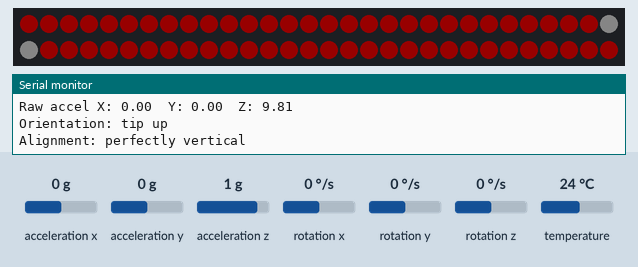
Simulated run of this sketch. Board: Seeed XIAO ESP32-C3. On the bench: 60 RGB LEDs in strip order, left to right, continuing on the next row, the last lines printed to the serial monitor. Inputs (shaded band) come from the test bench; at power-on: acceleration x 0 g, acceleration z 1 g, acceleration y 0 g, rotation x 0 °/s, rotation y 0 °/s, rotation z 0 °/s, temperature 24 °C. Dim RGB values are drawn brighter than linear.

Above: at 1.2 s.
1.3 s: acceleration x set to -1.4 g
At 2.3 s:
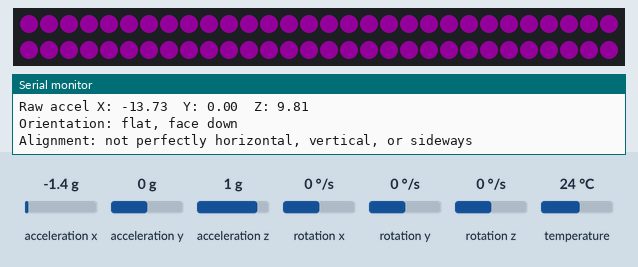
2.8 s: acceleration z set to 0 g
At 3.4 s:
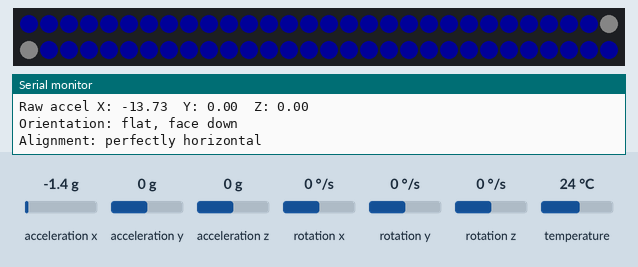
4.4 s: acceleration x set to 0 g
At 4.9 s:
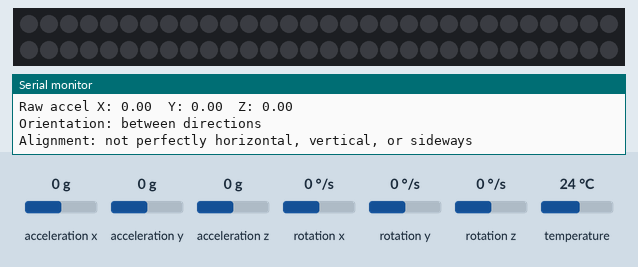
5.9 s: acceleration y set to -1.4 g
At 7.1 s:
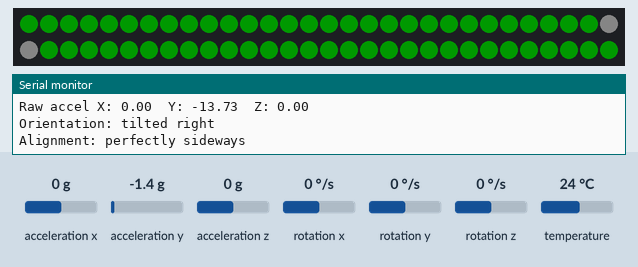
7.4 s: acceleration z set to 0.8 g
At 8.6 s:
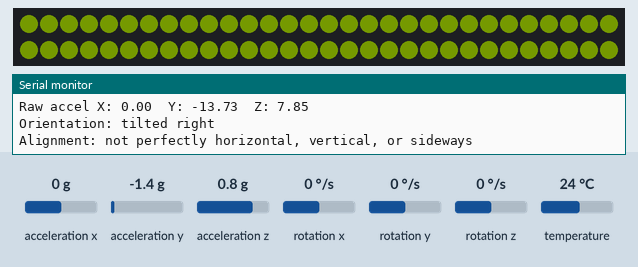
8.9 s: acceleration x set to 0.8 g
At 9.7 s:
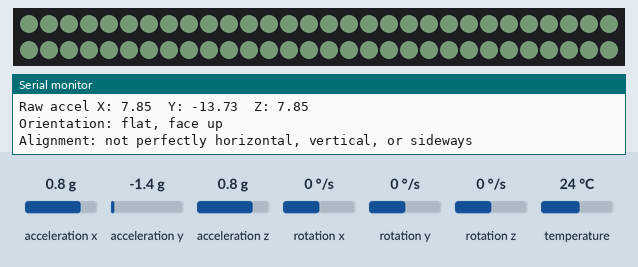
Timing chart, 0 to 11.5 s (numbered marks = the images above; inputs shaded):
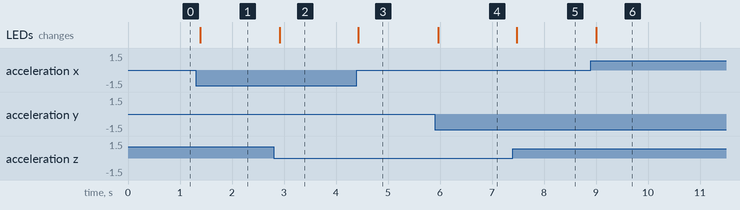

The sketch:

step_13c_orientation_colors.ino
```cpp
// SPECIAL 13C: Orientation Colors
//
// WIRING DIAGRAM
// XIAO ESP32-C3 D8  -> NeoPixel DIN
// XIAO ESP32-C3 5V/VBUS -> NeoPixel 5V
// XIAO ESP32-C3 GND -> NeoPixel GND
// XIAO ESP32-C3 D0  -> MPU6050 SCL
// XIAO ESP32-C3 D10 -> MPU6050 SDA
// XIAO ESP32-C3 3V3 -> MPU6050 VCC
// XIAO ESP32-C3 GND -> MPU6050 GND
//
// The blade color changes with orientation.
// The middle two LEDs turn white when the saber is held very cleanly
// horizontal or vertical.

#include <Adafruit_MPU6050.h>
#include <Adafruit_NeoPixel.h>
#include <Adafruit_Sensor.h>
#include <Wire.h>

#define USE_SUPER_MINI_PINS 0

#if USE_SUPER_MINI_PINS
const int LED_STRIP_PIN = 2;
const int GYRO_SCL_PIN = 5;
const int GYRO_SDA_PIN = 4;
#else
const int LED_STRIP_PIN = D8;
const int GYRO_SCL_PIN = D0;
const int GYRO_SDA_PIN = D10;
#endif

enum AxisName {
  AXIS_X,
  AXIS_Y,
  AXIS_Z
};

enum OrientationState {
  FACE_UP_STATE,
  FACE_DOWN_STATE,
  RIGHT_STATE,
  LEFT_STATE,
  TIP_DOWN_STATE,
  TIP_UP_STATE,
  BETWEEN_STATE
};

const int LED_COUNT = 60;
const int SAFE_BRIGHTNESS = 25;
const float ORIENTATION_THRESHOLD = 7.0;
const float ALIGNMENT_THRESHOLD = 2.0;
const AxisName SABER_RIGHT_AXIS = AXIS_Y;
const AxisName SABER_TIP_AXIS = AXIS_Z;
const AxisName SABER_UP_AXIS = AXIS_X;
const int SABER_RIGHT_SIGN = -1;
const int SABER_TIP_SIGN = -1;
const int SABER_UP_SIGN = 1;

Adafruit_MPU6050 mpu;
Adafruit_NeoPixel strip(LED_COUNT, LED_STRIP_PIN, NEO_GRBW + NEO_KHZ800);

float getMappedAxis(float x, float y, float z, AxisName axisName, int axisSign);
OrientationState getOrientationState(float saberRight, float saberTip, float saberUp);
bool isPerfectHorizontal(float saberRight, float saberTip, float saberUp);
bool isPerfectVertical(float saberRight, float saberTip, float saberUp);
bool isPerfectSideways(float saberRight, float saberTip, float saberUp);
void showOrientationColor(OrientationState orientationState, bool showCenterWhite, uint32_t colorValue);
void fillBlade(uint32_t colorValue);
void setMiddleWhite();
void printOrientation(OrientationState orientationState, bool perfectHorizontal, bool perfectVertical, bool perfectSideways);
void printRawAcceleration(float x, float y, float z);
uint32_t getMixedOrientationColor(float saberRight, float saberTip, float saberUp);

void setup() {
  Serial.begin(115200);
  Wire.begin(GYRO_SDA_PIN, GYRO_SCL_PIN);

  strip.begin();
  strip.setBrightness(SAFE_BRIGHTNESS);
  strip.clear();
  strip.show();

  if (!mpu.begin()) {
    Serial.println("MPU6050 not found. Check wiring.");
    while (true) {
      delay(10);
    }
  }

  Serial.println("Orientation color demo ready.");
}

void loop() {
  sensors_event_t accelEvent;
  sensors_event_t gyroEvent;
  sensors_event_t tempEvent;

  mpu.getEvent(&accelEvent, &gyroEvent, &tempEvent);

  float saberRight = getMappedAxis(
    accelEvent.acceleration.x,
    accelEvent.acceleration.y,
    accelEvent.acceleration.z,
    SABER_RIGHT_AXIS,
    SABER_RIGHT_SIGN
  );
  float saberTip = getMappedAxis(
    accelEvent.acceleration.x,
    accelEvent.acceleration.y,
    accelEvent.acceleration.z,
    SABER_TIP_AXIS,
    SABER_TIP_SIGN
  );
  float saberUp = getMappedAxis(
    accelEvent.acceleration.x,
    accelEvent.acceleration.y,
    accelEvent.acceleration.z,
    SABER_UP_AXIS,
    SABER_UP_SIGN
  );

  OrientationState orientationState = getOrientationState(saberRight, saberTip, saberUp);
  bool perfectHorizontal = isPerfectHorizontal(saberRight, saberTip, saberUp);
  bool perfectVertical = isPerfectVertical(saberRight, saberTip, saberUp);
  bool perfectSideways = isPerfectSideways(saberRight, saberTip, saberUp);

  printRawAcceleration(
    accelEvent.acceleration.x,
    accelEvent.acceleration.y,
    accelEvent.acceleration.z
  );
  showOrientationColor(
    orientationState,
    perfectHorizontal || perfectVertical || perfectSideways,
    getMixedOrientationColor(saberRight, saberTip, saberUp)
  );
  printOrientation(orientationState, perfectHorizontal, perfectVertical, perfectSideways);

  delay(120);
}

float getMappedAxis(float x, float y, float z, AxisName axisName, int axisSign) {
  float axisValue = 0.0;

  if (axisName == AXIS_X) {
    axisValue = x;
  } else if (axisName == AXIS_Y) {
    axisValue = y;
  } else {
    axisValue = z;
  }

  return axisValue * axisSign;
}

OrientationState getOrientationState(float saberRight, float saberTip, float saberUp) {
  if (saberUp > ORIENTATION_THRESHOLD) {
    return FACE_UP_STATE;
  }

  if (saberUp < -ORIENTATION_THRESHOLD) {
    return FACE_DOWN_STATE;
  }

  if (saberRight > ORIENTATION_THRESHOLD) {
    return RIGHT_STATE;
  }

  if (saberRight < -ORIENTATION_THRESHOLD) {
    return LEFT_STATE;
  }

  if (saberTip > ORIENTATION_THRESHOLD) {
    return TIP_DOWN_STATE;
  }

  if (saberTip < -ORIENTATION_THRESHOLD) {
    return TIP_UP_STATE;
  }

  return BETWEEN_STATE;
}

bool isPerfectHorizontal(float saberRight, float saberTip, float saberUp) {
  return abs(saberRight) < ALIGNMENT_THRESHOLD &&
         abs(saberTip) < ALIGNMENT_THRESHOLD &&
         abs(saberUp) > ORIENTATION_THRESHOLD;
}

bool isPerfectVertical(float saberRight, float saberTip, float saberUp) {
  return abs(saberRight) < ALIGNMENT_THRESHOLD &&
         abs(saberUp) < ALIGNMENT_THRESHOLD &&
         abs(saberTip) > ORIENTATION_THRESHOLD;
}

bool isPerfectSideways(float saberRight, float saberTip, float saberUp) {
  return abs(saberUp) < ALIGNMENT_THRESHOLD &&
         abs(saberTip) < ALIGNMENT_THRESHOLD &&
         abs(saberRight) > ORIENTATION_THRESHOLD;
}

void showOrientationColor(OrientationState orientationState, bool showCenterWhite, uint32_t colorValue) {
  fillBlade(colorValue);

  if (showCenterWhite) {
    setMiddleWhite();
  }

  strip.show();
}

void printRawAcceleration(float x, float y, float z) {
  Serial.print("Raw accel X: ");
  Serial.print(x);
  Serial.print("  Y: ");
  Serial.print(y);
  Serial.print("  Z: ");
  Serial.println(z);
}

uint32_t getMixedOrientationColor(float saberRight, float saberTip, float saberUp) {
  int redValue = constrain((int)(abs(saberTip) * 25.0), 0, 255);
  int greenValue = constrain((int)(abs(saberRight) * 25.0), 0, 255);
  int blueValue = constrain((int)(abs(saberUp) * 25.0), 0, 255);

  return strip.Color(redValue, greenValue, blueValue, 0);
}

void fillBlade(uint32_t colorValue) {
  for (int i = 0; i < LED_COUNT; i++) {
    strip.setPixelColor(i, colorValue);
  }
}

void setMiddleWhite() {
  int leftCenter = (LED_COUNT / 2) - 1;
  int rightCenter = LED_COUNT / 2;

  strip.setPixelColor(leftCenter, strip.Color(0, 0, 0, 80));
  strip.setPixelColor(rightCenter, strip.Color(0, 0, 0, 80));
}

void printOrientation(OrientationState orientationState, bool perfectHorizontal, bool perfectVertical, bool perfectSideways) {
  if (orientationState == FACE_UP_STATE) {
    Serial.println("Orientation: flat, face up");
  } else if (orientationState == FACE_DOWN_STATE) {
    Serial.println("Orientation: flat, face down");
  } else if (orientationState == RIGHT_STATE) {
    Serial.println("Orientation: tilted right");
  } else if (orientationState == LEFT_STATE) {
    Serial.println("Orientation: tilted left");
  } else if (orientationState == TIP_DOWN_STATE) {
    Serial.println("Orientation: tip down");
  } else if (orientationState == TIP_UP_STATE) {
    Serial.println("Orientation: tip up");
  } else {
    Serial.println("Orientation: between directions");
  }

  if (perfectHorizontal) {
    Serial.println("Alignment: perfectly horizontal");
  } else if (perfectVertical) {
    Serial.println("Alignment: perfectly vertical");
  } else if (perfectSideways) {
    Serial.println("Alignment: perfectly sideways");
  } else {
    Serial.println("Alignment: not perfectly horizontal, vertical, or sideways");
  }

}
```

Measured:
- after the input at 1.3 s, the LEDs: change after 0.09 s (image 1)
- after the input at 2.8 s, the LEDs: change after 0.12 s (image 2)
- after the input at 4.4 s, the LEDs: change at once (image 3)
- after the input at 5.9 s, the LEDs: change after 0.06 s (image 4)
- after the input at 7.4 s, the LEDs: change after 0.07 s (image 5)
- after the input at 8.9 s, the LEDs: change after 0.10 s (image 6)
